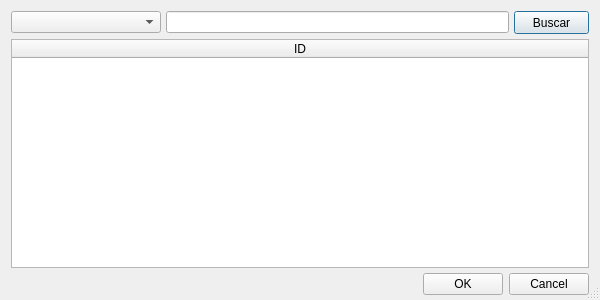
<?xml version="1.0" encoding="UTF-8"?>
<ui version="4.0">
 <class>LocalizarDialog</class>
 <widget class="QDialog" name="LocalizarDialog">
  <property name="windowModality">
   <enum>Qt::WindowModal</enum>
  </property>
  <property name="geometry">
   <rect>
    <x>0</x>
    <y>0</y>
    <width>600</width>
    <height>300</height>
   </rect>
  </property>
  <property name="minimumSize">
   <size>
    <width>600</width>
    <height>300</height>
   </size>
  </property>
  <property name="windowTitle">
   <string>Localizar</string>
  </property>
  <property name="sizeGripEnabled">
   <bool>true</bool>
  </property>
  <property name="modal">
   <bool>true</bool>
  </property>
  <layout class="QGridLayout" name="gridLayout_2">
   <property name="bottomMargin">
    <number>5</number>
   </property>
   <property name="spacing">
    <number>5</number>
   </property>
   <item row="0" column="0">
    <layout class="QVBoxLayout" name="verticalLayout_2">
     <item>
      <layout class="QGridLayout" name="gridLayout">
       <item row="0" column="1">
        <widget class="QLineEdit" name="lineEdit_valor"/>
       </item>
       <item row="0" column="0">
        <widget class="QComboBox" name="comboBox_campo">
         <property name="minimumSize">
          <size>
           <width>150</width>
           <height>0</height>
          </size>
         </property>
         <property name="maximumSize">
          <size>
           <width>150</width>
           <height>16777215</height>
          </size>
         </property>
        </widget>
       </item>
       <item row="0" column="2">
        <widget class="QPushButton" name="pushButton_buscar">
         <property name="minimumSize">
          <size>
           <width>75</width>
           <height>23</height>
          </size>
         </property>
         <property name="maximumSize">
          <size>
           <width>75</width>
           <height>23</height>
          </size>
         </property>
         <property name="text">
          <string>Buscar</string>
         </property>
         <property name="default">
          <bool>true</bool>
         </property>
        </widget>
       </item>
      </layout>
     </item>
     <item>
      <widget class="QTableWidget" name="tableWidget_linhas">
       <property name="locale">
        <locale language="Portuguese" country="Brazil"/>
       </property>
       <property name="editTriggers">
        <set>QAbstractItemView::NoEditTriggers</set>
       </property>
       <property name="tabKeyNavigation">
        <bool>true</bool>
       </property>
       <property name="showDropIndicator" stdset="0">
        <bool>false</bool>
       </property>
       <property name="dragEnabled">
        <bool>false</bool>
       </property>
       <property name="alternatingRowColors">
        <bool>true</bool>
       </property>
       <property name="selectionMode">
        <enum>QAbstractItemView::SingleSelection</enum>
       </property>
       <property name="selectionBehavior">
        <enum>QAbstractItemView::SelectRows</enum>
       </property>
       <property name="showGrid">
        <bool>true</bool>
       </property>
       <property name="gridStyle">
        <enum>Qt::SolidLine</enum>
       </property>
       <property name="sortingEnabled">
        <bool>true</bool>
       </property>
       <property name="wordWrap">
        <bool>false</bool>
       </property>
       <attribute name="horizontalHeaderVisible">
        <bool>true</bool>
       </attribute>
       <attribute name="horizontalHeaderHighlightSections">
        <bool>false</bool>
       </attribute>
       <attribute name="horizontalHeaderStretchLastSection">
        <bool>true</bool>
       </attribute>
       <attribute name="verticalHeaderVisible">
        <bool>false</bool>
       </attribute>
       <attribute name="verticalHeaderHighlightSections">
        <bool>false</bool>
       </attribute>
       <column>
        <property name="text">
         <string>ID</string>
        </property>
       </column>
      </widget>
     </item>
     <item>
      <widget class="QDialogButtonBox" name="buttonBox">
       <property name="sizeIncrement">
        <size>
         <width>0</width>
         <height>1</height>
        </size>
       </property>
       <property name="standardButtons">
        <set>QDialogButtonBox::Cancel|QDialogButtonBox::Ok</set>
       </property>
      </widget>
     </item>
    </layout>
   </item>
  </layout>
 </widget>
 <resources/>
 <connections/>
</ui>
